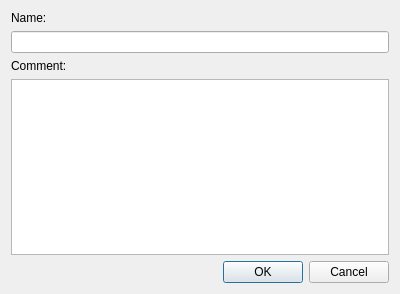
<?xml version="1.0" encoding="UTF-8"?>
<ui version="4.0">
 <class>editSelectionDialog</class>
 <widget class="QDialog" name="editSelectionDialog">
  <property name="windowModality">
   <enum>Qt::ApplicationModal</enum>
  </property>
  <property name="geometry">
   <rect>
    <x>0</x>
    <y>0</y>
    <width>400</width>
    <height>294</height>
   </rect>
  </property>
  <property name="windowTitle">
   <string>Edit Selection</string>
  </property>
  <property name="toolTip">
   <string>Gene Selection Creation Dialog</string>
  </property>
  <property name="statusTip">
   <string>Gene Selection Creation Dialog</string>
  </property>
  <property name="styleSheet">
   <string notr="true"/>
  </property>
  <property name="modal">
   <bool>true</bool>
  </property>
  <layout class="QVBoxLayout" name="verticalLayout">
   <item>
    <widget class="QLabel" name="nameLabel">
     <property name="text">
      <string>Name:</string>
     </property>
    </widget>
   </item>
   <item>
    <widget class="QLineEdit" name="name"/>
   </item>
   <item>
    <widget class="QLabel" name="commentLabel">
     <property name="text">
      <string>Comment:</string>
     </property>
    </widget>
   </item>
   <item>
    <widget class="QTextEdit" name="comment"/>
   </item>
   <item>
    <widget class="QDialogButtonBox" name="buttonBox">
     <property name="standardButtons">
      <set>QDialogButtonBox::Cancel|QDialogButtonBox::Ok</set>
     </property>
    </widget>
   </item>
  </layout>
 </widget>
 <resources/>
 <connections/>
</ui>
